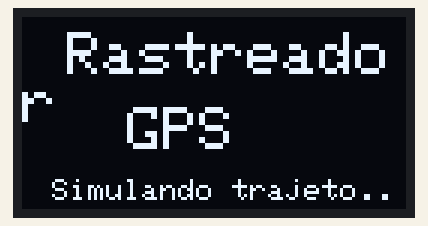
Simulated run of this sketch. Board: ESP32. On the bench: 128×64 one-colour display. What the sketch prints to the serial monitor is not drawn.

Above: at 0.6 s.
At 3.2 s:
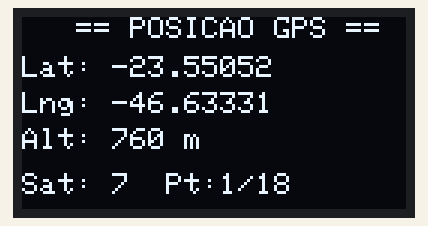
At 9.2 s:
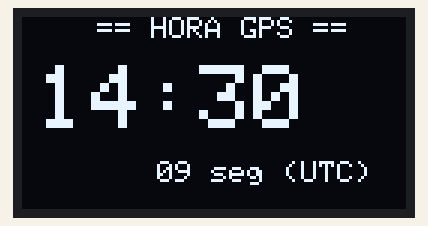
At 15.2 s:
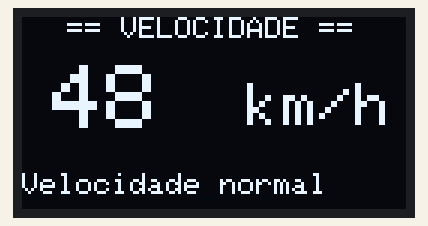
At 24.2 s:
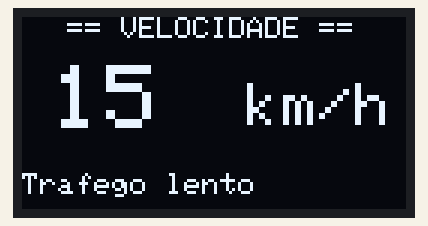
At 36.2 s:
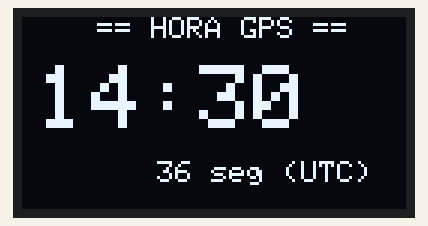

The sketch:

sketch.ino
```cpp
// ============================================================
//   RASTREADOR GPS - ESP32 + OLED
//   Versão Wokwi com GPS SIMULADO no próprio código
//   (O Wokwi não suporta módulo GPS real)
//
//   Simula um trajeto real se movendo automaticamente!
//   BIBLIOTECAS: Adafruit SSD1306 + Adafruit GFX
// ============================================================

#include <Wire.h>
#include <Adafruit_GFX.h>
#include <Adafruit_SSD1306.h>

#define OLED_LARGURA  128
#define OLED_ALTURA    64
#define OLED_RESET     -1
#define OLED_ENDERECO 0x3C

Adafruit_SSD1306 display(OLED_LARGURA, OLED_ALTURA, &Wire, OLED_RESET);

// ─────────────────────────────────────────
//   SIMULAÇÃO DE TRAJETO (São Paulo → Centro)
//   Coordenadas reais de um trajeto urbano
// ─────────────────────────────────────────
struct PontoGPS {
  double lat;
  double lng;
  double velocidade;
  double altitude;
};

PontoGPS trajeto[] = {
  { -23.550520, -46.633308, 0.0,  760.0 },   // Ponto 1 - Av. Paulista
  { -23.551200, -46.634100, 32.5, 758.0 },   // Ponto 2
  { -23.552000, -46.635200, 45.0, 755.0 },   // Ponto 3
  { -23.552800, -46.636000, 51.2, 752.0 },   // Ponto 4
  { -23.553500, -46.637100, 48.7, 750.0 },   // Ponto 5
  { -23.554200, -46.638300, 38.0, 748.0 },   // Ponto 6
  { -23.554900, -46.639200, 29.5, 745.0 },   // Ponto 7 - desacelerando
  { -23.555500, -46.640000, 15.0, 743.0 },   // Ponto 8
  { -23.556100, -46.640800, 8.0,  741.0 },   // Ponto 9
  { -23.556700, -46.641500, 0.0,  740.0 },   // Ponto 10 - parado
  { -23.556000, -46.640700, 12.0, 741.0 },   // Ponto 11 - voltando
  { -23.555200, -46.639800, 35.0, 743.0 },   // Ponto 12
  { -23.554400, -46.638700, 47.0, 746.0 },   // Ponto 13
  { -23.553600, -46.637500, 50.0, 749.0 },   // Ponto 14
  { -23.552700, -46.636200, 44.0, 752.0 },   // Ponto 15
  { -23.551800, -46.635000, 33.0, 756.0 },   // Ponto 16
  { -23.551000, -46.633900, 20.0, 758.0 },   // Ponto 17
  { -23.550520, -46.633308, 0.0,  760.0 },   // Ponto 18 - chegou
};

const int TOTAL_PONTOS = sizeof(trajeto) / sizeof(trajeto[0]);
int pontoAtual = 0;
int satelites  = 8;
int tela       = 0;

unsigned long ultimaAtualizacao = 0;
const int INTERVALO = 3000; // muda ponto a cada 3 segundos

// Horário simulado
int hora   = 14;
int minuto = 30;
int segundo = 0;

// ─────────────────────────────────────────
void setup() {
  Serial.begin(115200);
  delay(500);

  if (!display.begin(SSD1306_SWITCHCAPVCC, OLED_ENDERECO)) {
    Serial.println("[ERRO] OLED não encontrado!");
    while (true);
  }

  // Tela de início
  display.clearDisplay();
  display.setTextColor(SSD1306_WHITE);
  display.setTextSize(2);
  display.setCursor(15, 5);
  display.println("Rastreador");
  display.setCursor(35, 30);
  display.println("GPS");
  display.setTextSize(1);
  display.setCursor(10, 54);
  display.println("Simulando trajeto...");
  display.display();
  delay(2500);

  Serial.println("=== Rastreador GPS ESP32 ===");
  Serial.println("Simulando trajeto em Sao Paulo...");
  Serial.println("Total de pontos: " + String(TOTAL_PONTOS));
  Serial.println("");
}

// ─────────────────────────────────────────
void loop() {
  if (millis() - ultimaAtualizacao >= INTERVALO) {
    ultimaAtualizacao = millis();

    PontoGPS p = trajeto[pontoAtual];

    // Avança o horário simulado
    segundo += 3;
    if (segundo >= 60) { segundo = 0; minuto++; }
    if (minuto  >= 60) { minuto  = 0; hora++;   }

    // Varia satélites aleatoriamente entre 7 e 12
    satelites = 7 + (pontoAtual % 5);

    exibirSerial(p);
    alternarTelas(p);

    pontoAtual = (pontoAtual + 1) % TOTAL_PONTOS;
    tela = (tela + 1) % 3;
  }
}

// ─────────────────────────────────────────
//   MONITOR SERIAL
// ─────────────────────────────────────────
void exibirSerial(PontoGPS p) {
  Serial.println("─────────────────────────────────────");
  Serial.print("Ponto     : "); Serial.print(pontoAtual + 1); Serial.print("/"); Serial.println(TOTAL_PONTOS);
  Serial.print("Latitude  : "); Serial.println(p.lat, 6);
  Serial.print("Longitude : "); Serial.println(p.lng, 6);
  Serial.print("Altitude  : "); Serial.print(p.altitude, 1); Serial.println(" m");
  Serial.print("Velocidade: "); Serial.print(p.velocidade, 1); Serial.println(" km/h");
  Serial.print("Satelites : "); Serial.println(satelites);
  Serial.print("Hora UTC  : ");
  if (hora < 10) Serial.print("0"); Serial.print(hora); Serial.print(":");
  if (minuto < 10) Serial.print("0"); Serial.print(minuto); Serial.print(":");
  if (segundo < 10) Serial.print("0"); Serial.println(segundo);
  Serial.print("Google Maps: https://maps.google.com/?q=");
  Serial.print(p.lat, 6); Serial.print(","); Serial.println(p.lng, 6);
  Serial.println("─────────────────────────────────────");
}

// ─────────────────────────────────────────
//   ALTERNA TELAS OLED
// ─────────────────────────────────────────
void alternarTelas(PontoGPS p) {
  display.clearDisplay();
  display.setTextColor(SSD1306_WHITE);

  if (tela == 0) telaCoordenadas(p);
  else if (tela == 1) telaVelocidade(p);
  else telaHora(p);

  display.display();
}

// ─────────────────────────────────────────
//   TELA 1 — Coordenadas
// ─────────────────────────────────────────
void telaCoordenadas(PontoGPS p) {
  display.setTextSize(1);
  display.setCursor(18, 0);
  display.println("== POSICAO GPS ==");

  display.setCursor(0, 13);
  display.print("Lat: "); display.println(p.lat, 5);

  display.setCursor(0, 25);
  display.print("Lng: "); display.println(p.lng, 5);

  display.setCursor(0, 37);
  display.print("Alt: "); display.print(p.altitude, 0); display.println(" m");

  display.setCursor(0, 52);
  display.print("Sat: "); display.print(satelites);
  display.print("  Pt:");
  display.print(pontoAtual + 1); display.print("/"); display.print(TOTAL_PONTOS);
}

// ─────────────────────────────────────────
//   TELA 2 — Velocidade
// ─────────────────────────────────────────
void telaVelocidade(PontoGPS p) {
  display.setTextSize(1);
  display.setCursor(15, 0);
  display.println("== VELOCIDADE ==");

  display.setTextSize(3);
  display.setCursor(10, 16);
  display.print((int)p.velocidade);

  display.setTextSize(2);
  display.setCursor(75, 22);
  display.println("km/h");

  display.setTextSize(1);
  display.setCursor(0, 52);

  if (p.velocidade == 0) {
    display.println("*** VEICULO PARADO ***");
  } else if (p.velocidade < 20) {
    display.println("Trafego lento");
  } else if (p.velocidade < 60) {
    display.println("Velocidade normal");
  } else {
    display.println("Via rapida");
  }
}

// ─────────────────────────────────────────
//   TELA 3 — Hora e Status
// ─────────────────────────────────────────
void telaHora(PontoGPS p) {
  display.setTextSize(1);
  display.setCursor(25, 0);
  display.println("== HORA GPS ==");

  display.setTextSize(3);
  display.setCursor(5, 16);
  if (hora < 10) display.print("0");
  display.print(hora); display.print(":");
  if (minuto < 10) display.print("0");
  display.println(minuto);

  display.setTextSize(1);
  display.setCursor(45, 48);
  if (segundo < 10) display.print("0");
  display.print(segundo);
  display.println(" seg (UTC)");
}
```

Measured:
- what the display in image 0 shows lasts 2.5 s, from 0.6 s to 3.1 s
- what the display in image 1 shows lasts 3.0 s, from 3.1 s to 6.1 s
